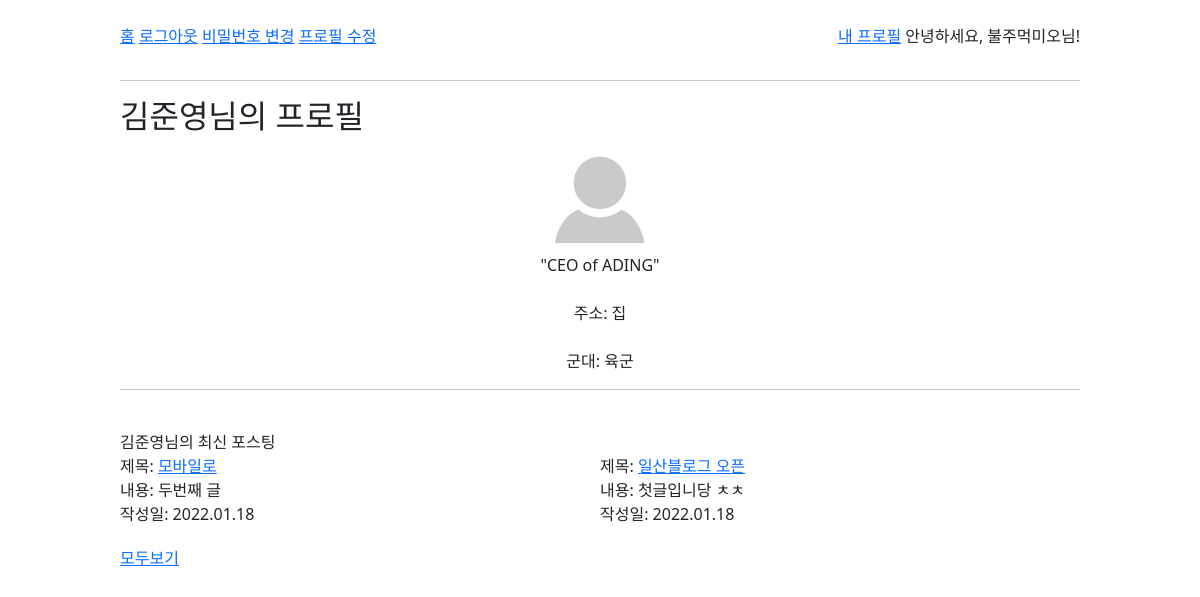
The app's page /profile/1/ (signed in) with its own data.
### blog/models.py (models this page shows, shortened)
class User(AbstractUser):
    nickname = models.CharField(max_length=15, unique=True, null=True)
    name = models.CharField(max_length=10)

class Profile(models.Model):
    user = models.OneToOneField('blog.User', on_delete=models.CASCADE)
    intro = models.CharField(blank=True, max_length=60)
    address = models.CharField(max_length=100)
    army=models.CharField(max_length=50)
    profile_pic = models.ImageField(default='default_profile_pic.jpg', upload_to='profile_pics')

class Post(models.Model):
    title = models.CharField(max_length=50, unique=True, error_messages={'unique':'이미 있는 제목입니다'})
    content = models.TextField(validators=[MinLengthValidator(2, '2글자 이상 적어줘잉'), validate_symbols])
    place = models.CharField(max_length=50)
    MEMBER_CHOICES = [
        (1, "혼자"),
        (2, "둘이"),
        (3, "셋이"),
        (4, "넷"),
        (5, "다섯"),
        (6, "여섯"),
        (7, "일곱"),
        (8, "여덟"),
    ]
    member = models.IntegerField(choices=MEMBER_CHOICES, default=None)
    image1 = models.ImageField(blank=True, upload_to='pics')
    image2 = models.ImageField(blank=True, upload_to='pics')
    image3 = models.ImageField(blank=True, upload_to='pics')
    dt_created = models.DateTimeField(auto_now_add=True, verbose_name="Date Created")
    dt_modified = models.DateTimeField(auto_now=True, verbose_name="Date Modified")
    user = models.ForeignKey('blog.User', on_delete=models.CASCADE)

### blog/views.py (the view)
# urls.py: path('profile/<int:user_id>/', views.user_profile, name='user_profile'),
def user_profile(request, user_id):
    user=User.objects.get(id=request.user.id)
    profile_user = User.objects.get(id=user_id)
    profile_user_posts = profile_user.post_set.all().order_by('-dt_created')[:4]
    context = {'user':user, 'profile_user':profile_user, 'profile_user_posts':profile_user_posts}
    return render(request, 'blog/profile.html', context)

### blog/templates/blog/profile.html
{% extends './navbar.html' %}
{% load static %}
{% block css %}
    <link rel='stylesheet' href="{% static 'blog/css/base.css' %}?after">
    <link rel='stylesheet' href="{% static 'blog/css/post_list.css' %}">
{% endblock css %}
{% block post_container %}
<h2>{{profile_user.name}}님의 프로필</h2>
<div class='profile_box'>
    <div class='profile_main'>
        <img style="width:100px; heigh:100px; margin-bottom:10px;" src="{{ profile_user.profile.profile_pic.url }}">
        <div> "{{profile_user.profile.intro}}" </div>
    </div>
    <div class='profile_content'>
        <br>
        <div> 주소: {{profile_user.profile.address}} </div>
        <br>
        <div> 군대: {{profile_user.profile.army}} </div>
    </div>
</div>
<hr>
{% if profile_user_posts %}
<div style='margin-top:40px;'>{{profile_user.name}}님의 최신 포스팅</div>
<div class='article'>
    {% for post in profile_user_posts %}
    <div class='article_content'>
    <div class='title'> 제목: <a href="{% url 'post-detail' post.id %}">{{ post.title }}</a></div>
    <div class='content'> 내용: {{ post.content }} </div>
    <div class='dt_created'> 작성일: {{ post.dt_created | date:"Y.m.d" }} </div>
    </div>
    {% endfor %}
</div>
<a href="{% url 'user_posts' profile_user.id %}">모두보기</a>
{% else %}
아직 포스팅이 없어요ㅠ
{% endif %}
{% endblock post_container %}

### blog/templates/blog/navbar.html (shortened to what this page needs)
{% extends './base.html' %}
{% load static %}
{% load socialaccount %}
{% block navbar %}
<br>
<navbar>
    <div>
    <a href="{% url 'post-list' %}">홈</a>
    {% if user.is_authenticated %}
    <a href="{% url 'account_logout' %}">로그아웃</a>
    <a href="{% url 'account_change_password' %}">비밀번호 변경</a>
    <a href="{% url 'update_profile' %}">프로필 수정</a>
    {% else %}
    <a href="{% url 'account_login' %}">로그인</a>
    <!-- <a href="{% provider_login_url 'kakao' method='oauth2' %}">카카오 로그인</a>
    <a href="{% provider_login_url 'google' method='oauth2' %}">구글 로그인</a> -->
    <a href="{% url 'account_signup' %}">회원가입</a>
    {% endif %}
    </div>
    <div>
        {% if user.is_authenticated %}
        <p><a href="{% url 'user_profile' user.id %}">내 프로필</a> 안녕하세요, {{user.nickname}}님!</p>
        {% else %}
        <p>
            로그아웃된 상태입니다.
        </p>
        {% endif%}
    </div>
</navbar>
{% endblock navbar %}

### blog/static/blog/css/base.css (style rules this page uses)
navbar { display:flex; justify-content: space-between; align-items:baseline; }
body { margin-left:10%; margin-right:10%; }

### blog/static/blog/css/post_list.css (style rules this page uses)
.article { display:flex; flex-flow: row wrap; justify-content: space-between; }
.article_content { margin-bottom:20px; width:50%; }
.profile_main { display:flex; flex-flow : column wrap; align-items:center; }
.profile_content { display:flex; flex-flow: column wrap; align-items:center; }

### records on screen
User: nickname "불주먹미오", name "김준영", profile.profile_pic (placeholder picture), profile.intro "CEO of ADING", profile.address "집", profile.army "육군"
Post: title "모바일로", content "두번째 글", dt_created "2022.01.18"
Post: title "일산블로그 오픈", content "첫글입니당 ㅊㅊ", dt_created "2022.01.18"
